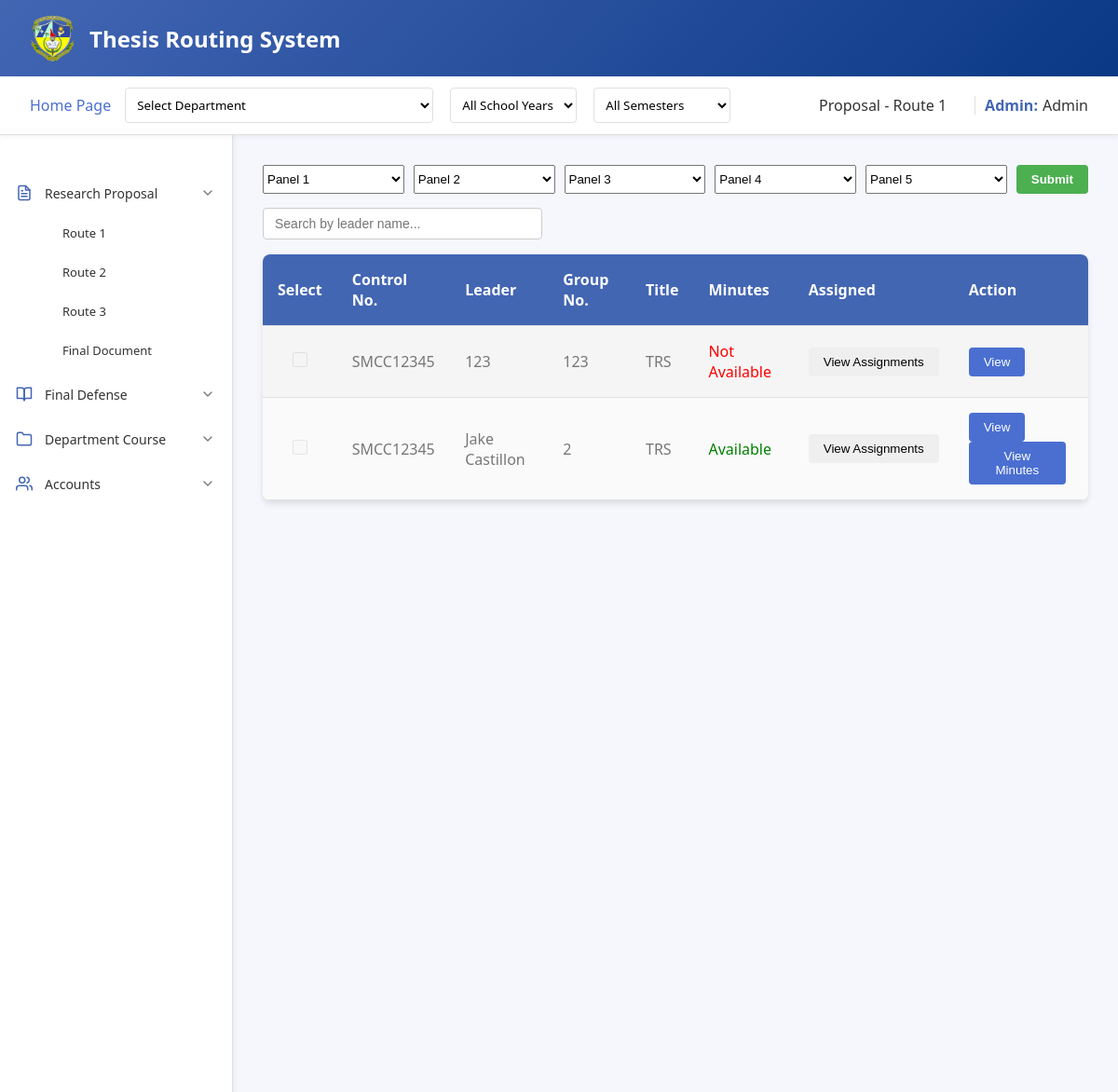
The app's page /admin/homepage/titleproposal/route1.php (signed in) with its own data.
### tables this page shows
CREATE TABLE `route1proposal_files` (
  `route1_id` int(11) NOT NULL,
  `student_id` int(11) NOT NULL,
  `docuRoute1` varchar(255) NOT NULL,
  `panel1_id` int(255) NOT NULL,
  `panel2_id` int(255) NOT NULL,
  `panel3_id` int(255) NOT NULL,
  `panel4_id` int(255) NOT NULL,
  `adviser_id` int(255) NOT NULL,
  `department` varchar(255) NOT NULL,
  `date_submitted` datetime DEFAULT NULL,
  `controlNo` varchar(255) NOT NULL,
  `fullname` varchar(255) NOT NULL,
  `group_number` int(255) NOT NULL,
  `title` varchar(255) NOT NULL,
  `school_year` varchar(255) NOT NULL,
  `panel5_id` varchar(255) NOT NULL,
  `minutes` varchar(255) NOT NULL,
  `routeNumber` varchar(255) NOT NULL
);

### admin/homepage/titleproposal/route1.php (the view, shortened to what the rows shown need)
<?php
include '../../../connection.php';
function getPanelName($conn, $panel_id) {
    $stmt = $conn->prepare("SELECT fullname, email FROM panel WHERE panel_id = ?");
    $stmt->bind_param("i", $panel_id);
    $stmt->execute();
    $result = $stmt->get_result();
    if ($result->num_rows > 0) {
        return $result->fetch_assoc();
    }
    return null;
}
function getAdviserName($conn, $adviser_id) {
    $stmt = $conn->prepare("SELECT fullname FROM adviser WHERE adviser_id = ?");
    $stmt->bind_param("i", $adviser_id);
    $stmt->execute();
    $result = $stmt->get_result();
    if ($result->num_rows > 0) {
        $row = $result->fetch_assoc();
        return $row['fullname'];
    }
    return "";
}
$panel = [];
$adviser = [];
$files = [];
if (isset($_SESSION['selected_department'])) {
    $selectedDepartment = $_POST['department'] ?? $_SESSION['selected_department'] ?? '';
    $selectedSchoolYear = $_POST['school_year'] ?? $_SESSION['selected_school_year'] ?? '';
    $selectedSemester = $_POST['semester'] ?? $_SESSION['selected_semester'] ?? '';
    $_SESSION['selected_department'] = $selectedDepartment;
    $_SESSION['selected_school_year'] = $selectedSchoolYear;
    $_SESSION['selected_semester'] = $selectedSemester;
    $panelStmt = $conn->prepare("SELECT * FROM panel WHERE department = ?");
    $panelStmt->bind_param("s", $selectedDepartment);
    $panelStmt->execute();
    $panelResult = $panelStmt->get_result();
    while ($row = $panelResult->fetch_assoc()) {
        $panel[$row['position']][] = $row['fullname'];
    }
    $panelStmt->close();
    $adviserStmt = $conn->prepare("SELECT * FROM adviser WHERE department = ?");
    $adviserStmt->bind_param("s", $selectedDepartment);
    $adviserStmt->execute();
    $adviserResult = $adviserStmt->get_result();
    while ($row = $adviserResult->fetch_assoc()) {
        $adviser[] = $row['fullname'];
    }
    $adviserStmt->close();
    $sqlQuery = "SELECT
            docuRoute1 AS filepath,
            docuRoute1 AS filename,
            date_submitted,
            controlNo,
            group_number,
            fullname,
            title,
            student_id, panel1_id, panel2_id, panel3_id, panel4_id, panel5_id, adviser_id,
            minutes,
            route1_id,
            department
         FROM route1proposal_files";
    $types = "";
    $params = [];
    if (!empty($selectedDepartment)) {
        $sqlQuery .= " WHERE department = ?";
        $types .= "s";
        $params[] = $selectedDepartment;
        if (!empty($selectedSchoolYear)) {
            $sqlQuery .= " AND school_year = ?";
            $types .= "s";
            $params[] = $selectedSchoolYear;
        }
        if (!empty($selectedSemester)) {
            $sqlQuery .= " AND student_id IN (SELECT student_id FROM student WHERE semester = ?)";
            $types .= "s";
            $params[] = $selectedSemester;
        }
    } else {
        $whereAdded = false;
        if (!empty($selectedSchoolYear)) {
            $sqlQuery .= " WHERE school_year = ?";
            $whereAdded = true;
            $types .= "s";
            $params[] = $selectedSchoolYear;
        }
        if (!empty($selectedSemester)) {
            if ($whereAdded) {
                $sqlQuery .= " AND student_id IN (SELECT student_id FROM student WHERE semester = ?)";
            } else {
                $sqlQuery .= " WHERE student_id IN (SELECT student_id FROM student WHERE semester = ?)";
                $whereAdded = true;
            }
            $types .= "s";
            $params[] = $selectedSemester;
        }
    }
    $fileStmt = $conn->prepare($sqlQuery);
    if (!empty($params)) {
        $bind_params = array();
        $bind_params[] = &$types;
        for ($i = 0; $i < count($params); $i++) {
            $bind_params[] = &$params[$i];
        }
        call_user_func_array([$fileStmt, 'bind_param'], $bind_params);
    }
    $fileStmt->execute();
    $fileResult = $fileStmt->get_result();
    while ($row = $fileResult->fetch_assoc()) {
        $files[] = [
            'filepath' => $row['filepath'],
            'filename' => $row['filename'],
            'controlNo' => $row['controlNo'],
            'group_number' => $row['group_number'],
            'fullname' => $row['fullname'],
            'student_id' => $row['student_id'],
            'panel1_id' => $row['panel1_id'],
            'panel2_id' => $row['panel2_id'],
            'panel3_id' => $row['panel3_id'],
            'panel4_id' => $row['panel4_id'],
            'panel5_id' => $row['panel5_id'],
            'adviser_id' => $row['adviser_id'],
            'title' => $row['title'],
            'minutes' => $row['minutes'],
            'route1_id' => $row['route1_id'],
            'department' => $row['department']
        ];
    }
    $fileStmt->close();
} else {
    $sqlQuery = "SELECT
            docuRoute1 AS filepath,
            docuRoute1 AS filename,
            date_submitted,
            controlNo,
            group_number,
            fullname,
            title,
            student_id, panel1_id, panel2_id, panel3_id, panel4_id, panel5_id, adviser_id,
            minutes,
            route1_id,
            department
         FROM route1proposal_files";
    $fileStmt = $conn->prepare($sqlQuery);
    $fileStmt->execute();
    $fileResult = $fileStmt->get_result();
    while ($row = $fileResult->fetch_assoc()) {
        $files[] = [
            'filepath' => $row['filepath'],
            'filename' => $row['filename'],
            'controlNo' => $row['controlNo'],
            'group_number' => $row['group_number'],
            'fullname' => $row['fullname'],
            'student_id' => $row['student_id'],
            'panel1_id' => $row['panel1_id'],
            'panel2_id' => $row['panel2_id'],
            'panel3_id' => $row['panel3_id'],
            'panel4_id' => $row['panel4_id'],
            'panel5_id' => $row['panel5_id'],
            'adviser_id' => $row['adviser_id'],
            'title' => $row['title'],
            'minutes' => $row['minutes'],
            'route1_id' => $row['route1_id'],
            'department' => $row['department']
        ];
    }
}
?>
<!DOCTYPE html>
<html lang="en">
<head>
    <link rel="stylesheet" href="proposalstyle.css">
</head>
<body>
    <div class="container">
        <div class="main-content">
            <div class="content" id="content-area">
<form id="submission-form" action="route1.php" method="POST">
    <table>
        <thead>
            <tr>
                <th>Select</th>
                <th>Control No.</th>
                <th>Leader</th>
                <th>Group No.</th>
                <th>Title</th>
                <th>Minutes</th>
                <th>Assigned</th>
                <th class='action-label'>Action</th>
            </tr>
        </thead>
<tbody id="file-list">
    <?php if (!empty($files)): ?>
        <?php foreach ($files as $file): ?>
            <?php
                $filepath = htmlspecialchars($file['filepath'], ENT_QUOTES);
                $controlNo = htmlspecialchars($file['controlNo'] ?? '', ENT_QUOTES);
                $fullname = htmlspecialchars($file['fullname'] ?? '', ENT_QUOTES);
                $group_number = htmlspecialchars($file['group_number'] ?? '', ENT_QUOTES);
                $student_id = htmlspecialchars($file['student_id'] ?? '', ENT_QUOTES);
                $title = htmlspecialchars($file['title'] ?? '', ENT_QUOTES);
                $assigned_panels = [];
                for ($i = 1; $i <= 5; $i++) {
                    $panel_id_key = "panel{$i}_id";
                    if (!empty($file[$panel_id_key])) {
                        $panel_info = getPanelName($conn, $file[$panel_id_key]);
                        if ($panel_info && is_array($panel_info)) {
                            $panel_name = $panel_info['fullname'] ?? 'Unknown';
                            if (!empty($panel_name)) {
                                $assigned_panels[] = ["name" => $panel_name, "position" => "Panel $i"];
                            }
                        }
                    }
                }
                $adviser_name = "";
                $adviser_id = !empty($file['adviser_id']) ? $file['adviser_id'] : "";
                if (!empty($adviser_id)) {
                    $adviser_name = getAdviserName($conn, $adviser_id);
                }
                $has_panels = !empty($assigned_panels);
                $has_adviser = !empty($adviser_name);
                if ($has_panels && $has_adviser) {
                    $assignment_status = "View Assignments";
                } elseif ($has_panels) {
                    $assignment_status = "View Panelists";
                } elseif ($has_adviser) {
                    $assignment_status = "View Adviser";
                } else {
                    $assignment_status = "Not Assigned";
                }
                $is_assigned = $has_panels;
                $fileData = [
                    'filepath' => $filepath,
                    'panel1_id' => $file['panel1_id'] ?? '',
                    'panel2_id' => $file['panel2_id'] ?? '',
                    'panel3_id' => $file['panel3_id'] ?? '',
                    'panel4_id' => $file['panel4_id'] ?? '',
                    'panel5_id' => $file['panel5_id'] ?? '',
                    'adviser_id' => $adviser_id,
                    'is_assigned' => $is_assigned,
                    'has_panels' => $has_panels,
                    'has_adviser' => $has_adviser
                ];
                $assignmentData = [
                    'panels' => $assigned_panels,
                    'adviser' => $adviser_name
                ];
            ?>
            <tr class="<?= $is_assigned ? 'already-assigned' : 'selectable-row' ?>">
                <td style="text-align: center;">
                    <input type="checkbox" name="selected_files[]" value="<?= $filepath ?>" <?= $is_assigned ? 'disabled' : '' ?> data-is-assigned="<?= $is_assigned ? 'true' : 'false' ?>">
                </td>
                <td><?= $controlNo ?></td>
                <td><?= $fullname ?></td>
                <td><?= $group_number ?></td>
                <td><?= $title ?></td>
                <td>
                    <?php
                    $minutesStatus = $file['minutes'] ? '<span style="color: green;">Available</span>' : '<span style="color: red;">Not Available</span>';
                    echo $minutesStatus;
                    ?>
                </td>
                <td>
                    <button type="button" class="assignment-button <?= ($has_panels || $has_adviser) ? '' : 'not-assigned' ?>"
                            onclick="showAssignmentDetails(
                                <?= htmlspecialchars(json_encode($assignmentData), ENT_QUOTES) ?>,
                                <?= htmlspecialchars(json_encode($fileData), ENT_QUOTES) ?>
                            )">
                        <?= $assignment_status ?>
                    </button>
                </td>
                <td>
                    <button type="button" class="view-button" onclick="viewFile('<?= $filepath ?>', '<?= $student_id ?>', '<?= $file['route1_id'] ?? '' ?>')">View</button>
                    <?php if ($file['minutes']): ?>
                    <button type="button" class="view-button" onclick="viewMinutes('<?= htmlspecialchars($file['minutes'], ENT_QUOTES) ?>')">View Minutes</button>
                    <?php endif; ?>
                </td>
            </tr>
        <?php endforeach; ?>
    <?php else: ?>
        <tr>
            <td colspan="7" style="text-align: center;">No files found.</td>
        </tr>
    <?php endif; ?>
</tbody>
    </table>
</form>
            </div>
        </div>
    </div>
</html>

### records on screen
route1proposal_files: controlNo "SMCC12345", fullname "123", group_number "123", title "TRS", minutes "Not Available", assignment_status "View Assignments"
route1proposal_files: controlNo "SMCC12345", fullname "Jake Castillon", group_number "2", title "TRS", shows "Available", assignment_status "View Assignments"

### other values on screen
$_SESSION['fullname'] "Admin"
